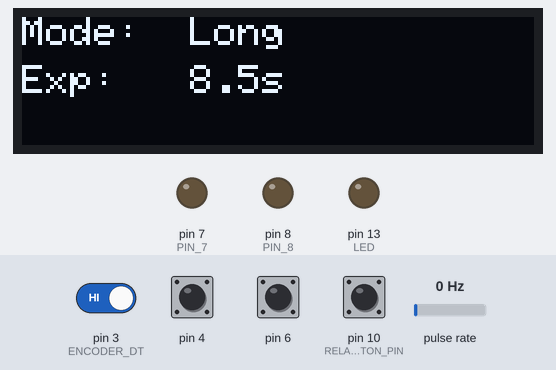
Simulated run of this sketch. Board: Arduino Uno, built with avr-gcc and run on an emulated ATmega328P. Shown: 128×32 one-colour display, output pins drawn as LEDs (lit = HIGH). Wiring (inferred from the names in the program): pulse sensor: data pin 2. Dashed ring = blinking. The inputs (shaded band) are chosen by the test bench; at power-on: pin 3 (ENCODER_DT), pin 4, pin 6, pin 10 (RELAY_LOCK_BUTTON_PIN) HIGH, pulse rate 0 Hz. EEPROM starts erased.

Above: at 1.8 s.
1.9 s: pin 6 pulled LOW for 0.15 s
At 2.29 s:
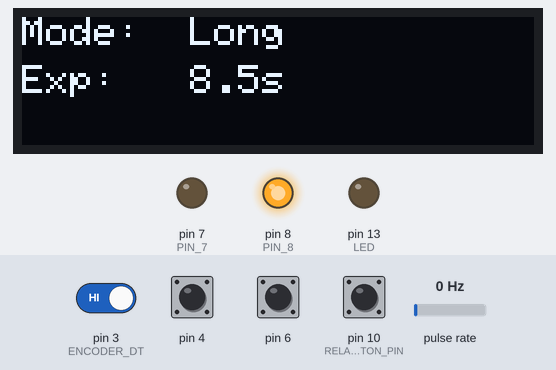
3.9 s: pulse rate (sensor on pin 2) set to 2 Hz
At 4.8 s:
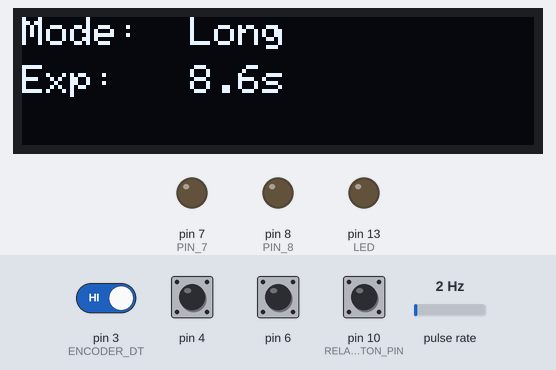
6.9 s: pin 6 pulled LOW for 1 s
At 7.14 s:
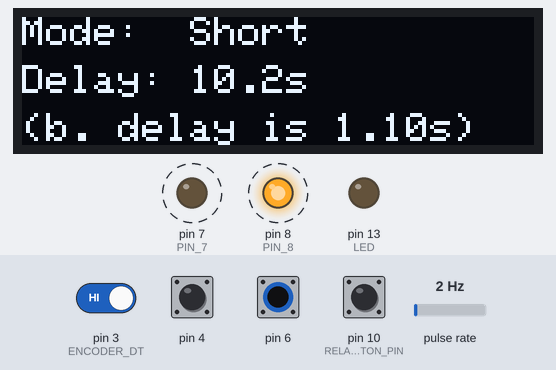
8.5 s: pin 10 (RELAY_LOCK_BUTTON_PIN) pulled LOW for 0.15 s
At 8.82 s:
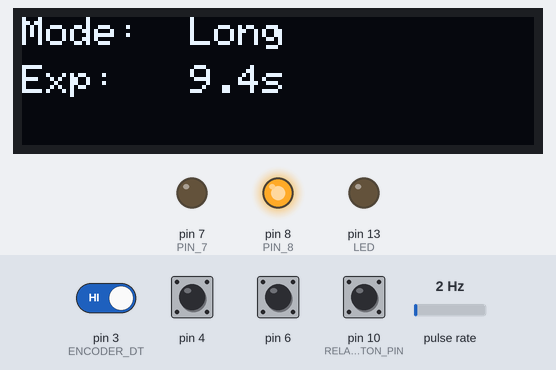
9.2 s: pin 3 (ENCODER_DT) driven LOW
At 9.8 s:
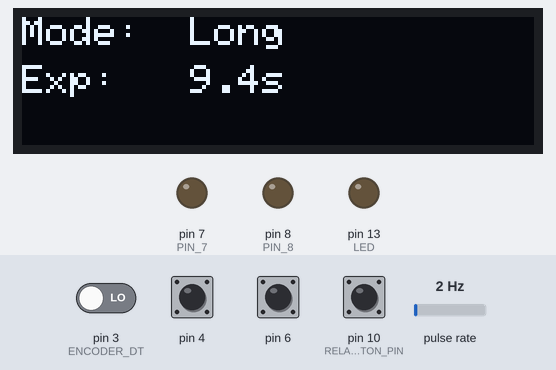
12.2 s: pin 4 pulled LOW for 0.15 s
At 13.8 s:
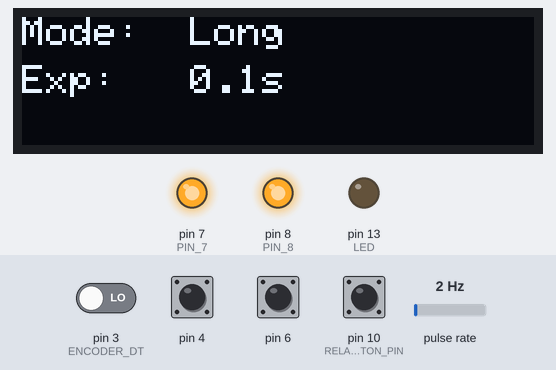
Timing chart, 0 to 14.9 s (numbered marks = the images above; inputs shaded):
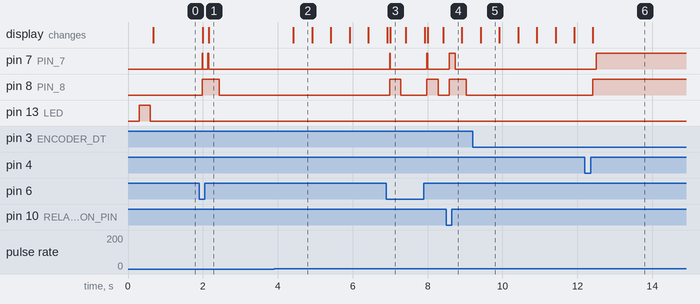

The sketch:

auto_shutter_pro_switch_eq_wl.ino
```cpp
#include <Wire.h>
#include <Adafruit_GFX.h>
#include <Adafruit_SSD1306.h>
#include <EEPROM.h>

// ================= OLED =================
#define SCREEN_WIDTH 128
#define SCREEN_HEIGHT 32
#define OLED_RESET -1
Adafruit_SSD1306 display(SCREEN_WIDTH, SCREEN_HEIGHT, &Wire, OLED_RESET);

// =============== Пины/кнопки ===============
#define ENCODER_CLK 2
#define ENCODER_DT  3
#define ENCODER_SW  4   // кнопка энкодера: без удержания шаг 0.1s, с удержанием шаг 10s

#define PIN_7 7
#define PIN_8 8
#define LED 13

#define RELAY_LOCK_BUTTON_PIN 10
#define MODE_BUTTON 6     // HIGH = Long, LOW = Short

// =============== Тайминги ===============
const unsigned long T_STAGE1_AFTER_7_LOW  = 300;  // полунажатие выдержка
const unsigned long T_STAGE2_HOLD_8_LOW   = 700;  // полное нажатие выдержка
const unsigned long T_STAGE3_AFTER_7_HIGH = 100;  // пауза после отпускания полного
// Базовая накладка на каждый кадр: 0.3 + 0.7 + 0.1 = 1.1s
const unsigned long T_BASE_DELAY = T_STAGE1_AFTER_7_LOW + T_STAGE2_HOLD_8_LOW + T_STAGE3_AFTER_7_HIGH;

const unsigned long T_SAVE_PAUSE = 5000 - T_BASE_DELAY;

const unsigned long SAVE_DELAY_MS = 10000;  // отложенная запись в EEPROM
const unsigned long DEBOUNCE_MS   = 84;     // антидребезг

// допустимые границы пользовательской задержки (без базы)
const unsigned long MIN_DELAY_MS   = 100;           // 0.1 s
const unsigned long MAX_DELAY_MS   = 60UL*60*1000;  // 60 min

// =============== Состояния ===============
enum State { IDLE, STAGE1, STAGE2, STAGE3, STAGE4, STAGE5 };
State currentStateStandard = STAGE1;
State currentStateLong     = STAGE1;

unsigned long lastMillisStandard = 0;
unsigned long lastMillisLong     = 0;

// =============== Параметр задержки (без базы) ===============
volatile unsigned long delayTime = 8500;   // мс
volatile bool encoderUpdated = false;
volatile bool buttonPressed  = false;

// =============== Антидребезг ===============
struct DebouncedButton {
  uint8_t pin;
  unsigned long debounceMs;
  int lastStable;
  int lastRead;
  unsigned long lastEdgeMs;

  DebouncedButton(uint8_t p, unsigned long d=DEBOUNCE_MS)
    : pin(p), debounceMs(d), lastStable(HIGH), lastRead(HIGH), lastEdgeMs(0) {}

  void beginPullup() {
    pinMode(pin, INPUT_PULLUP);
    int lvl = digitalRead(pin);
    lastStable = lastRead = lvl;
    lastEdgeMs = millis();
  }

  void update(unsigned long now) {
    int raw = digitalRead(pin);
    if (raw != lastRead) {
      lastRead = raw;
      lastEdgeMs = now;
    }
    if ((now - lastEdgeMs) >= debounceMs && lastStable != raw) {
      lastStable = raw;
    }
  }

  bool isLow()  const { return lastStable == LOW;  }
  bool isHigh() const { return lastStable == HIGH; }
  int  level()  const { return lastStable; }
};

DebouncedButton swBtn(ENCODER_SW);
DebouncedButton lockBtn(RELAY_LOCK_BUTTON_PIN);
DebouncedButton modeBtn(MODE_BUTTON);

// =============== EEPROM WEAR-LEVELING (простой кольцевой журнал) ===============
const int EE_ADDR  = 0;
const uint8_t EE_MAGIC = 0x5A;
const int EE_SLOTS = 128;  // используем 128 слотов (вся EEPROM Nano)

struct PersistRec {
  uint32_t value;   // delayTime (ms)
  uint16_t seq;     // счётчик записей
  uint8_t  magic;   // валидность записи
};

int ee_next_slot = 0;     // следующий слот для записи
uint16_t ee_seq  = 0;     // текущий seq

inline unsigned long clampDelay(unsigned long v) {
  if (v < MIN_DELAY_MS) return MIN_DELAY_MS;
  if (v > MAX_DELAY_MS) return MAX_DELAY_MS;
  return v;
}

void eepromLoadSimple() {
  bool found = false;
  uint16_t maxSeq = 0;
  PersistRec best = {};

  for (int i = 0; i < EE_SLOTS; ++i) {
    PersistRec r;
    int addr = EE_ADDR + i * (int)sizeof(PersistRec);
    EEPROM.get(addr, r);
    if (r.magic == EE_MAGIC && r.value >= MIN_DELAY_MS && r.value <= MAX_DELAY_MS) {
      if (!found || r.seq > maxSeq) {
        best = r;
        maxSeq = r.seq;
        ee_next_slot = (i + 1) % EE_SLOTS;  // следующий после найденного
        found = true;
      }
    }
  }

  if (found) {
    noInterrupts();
    delayTime = best.value;
    interrupts();
    ee_seq = maxSeq;
  } else {
    // первая инициализация
    PersistRec w;
    noInterrupts();
    w.value = clampDelay(delayTime);
    interrupts();
    w.seq   = 1;
    w.magic = EE_MAGIC;
    EEPROM.put(EE_ADDR, w);
    noInterrupts();
    delayTime = w.value;
    interrupts();
    ee_seq = 1;
    ee_next_slot = 1 % EE_SLOTS;
  }
}


bool eepromDirty = false;
unsigned long lastDelayEditMs = 0;

void eepromSaveIfNeeded(unsigned long now, unsigned long localDelay) {
  if (eepromDirty && (now - lastDelayEditMs) >= SAVE_DELAY_MS) {
    PersistRec w;
    w.value = clampDelay(localDelay);
    w.seq   = ee_seq + 1;
    w.magic = EE_MAGIC;

    int addr = EE_ADDR + ee_next_slot * (int)sizeof(PersistRec);
    EEPROM.put(addr, w);

    ee_seq = w.seq;
    ee_next_slot = (ee_next_slot + 1) % EE_SLOTS;
    eepromDirty = false;
  }
}


// ================= OLED =================
// Short: показываем total = delay + T_BASE_DELAY
// Long:  показываем только raw delay (без базы)
void updateDisplay(bool shortMode) {
  noInterrupts();
  unsigned long localDelay = delayTime;
  interrupts();

  localDelay = clampDelay(localDelay);

  // что показываем на экране
  const unsigned long shownMs = shortMode
                                ? (localDelay + T_BASE_DELAY)  // Short → total
                                : (localDelay);                // Long  → raw

  display.clearDisplay();
  display.setCursor(0, 0);

  if (shortMode) {
    display.print(F("Mode:  Short"));
    display.setCursor(0, 12);
    display.print(F("Delay: "));
  } else {
    display.print(F("Mode:  Long"));
    display.setCursor(0, 12);
    display.print(F("Exp:   "));
  }

  float seconds = shownMs / 1000.0f;
  display.print(seconds, 1);   // одна цифра после запятой
  display.print(F("s"));

  display.setCursor(0, 24);
  if (shortMode) {
    display.print(F("(b. delay is "));
    display.print(T_BASE_DELAY / 1000.0f);
    display.print(F("s)"));
  }

  display.display();
}

// =============== ENCODER ISR ===============
void handleEncoder() {
  // шаг выбираем по состоянию кнопки (стабильное состояние обновляется в loop)
  const unsigned long step = buttonPressed ? 10000UL : 100UL; // 10s или 0.1s

  unsigned long v = delayTime;
  if (digitalRead(ENCODER_DT) == LOW) {
    if (v >= step) v -= step; else v = MIN_DELAY_MS;
  } else {
    v += step;
  }
  v = clampDelay(v);
  delayTime = v;
  encoderUpdated = true;
}

// =============== SETUP ===============
void setup() {
  pinMode(PIN_7, OUTPUT);
  pinMode(PIN_8, OUTPUT);
  digitalWrite(PIN_7, LOW);
  digitalWrite(PIN_8, LOW);

  pinMode(LED, OUTPUT);
  digitalWrite(LED, LOW);
  delay(300);
  digitalWrite(LED, HIGH);
  delay(300);
  digitalWrite(LED, LOW);

  swBtn.beginPullup();
  lockBtn.beginPullup();
  modeBtn.beginPullup();

  pinMode(ENCODER_CLK, INPUT_PULLUP);
  pinMode(ENCODER_DT,  INPUT_PULLUP);
  attachInterrupt(digitalPinToInterrupt(ENCODER_CLK), handleEncoder, FALLING);

  if (!display.begin(SSD1306_SWITCHCAPVCC, 0x3C)) {
    while (true);
  }
  display.setRotation(0);
  display.setTextSize(1);
  display.setTextColor(SSD1306_WHITE);

  eepromLoadSimple();

  unsigned long now = millis();
  lastMillisStandard = now;
  lastMillisLong     = now;

  // LOW = Short → передаём флаг shortMode
  updateDisplay(modeBtn.level() == LOW);
}

// =============== LOOP ===============
void loop() {
  unsigned long now = millis();

  swBtn.update(now);
  lockBtn.update(now);
  modeBtn.update(now);

  // обновляем «стабильное» состояние кнопки энкодера для ISR
  buttonPressed = swBtn.isLow();

  noInterrupts();
  unsigned long localDelay = delayTime;
  bool localEncUpd = encoderUpdated;
  encoderUpdated = false;
  interrupts();

  if (localEncUpd) {
    eepromDirty = true;
    lastDelayEditMs = now;
  }

  bool relayLockActive = lockBtn.isLow();
  // HIGH = Long, LOW = Short
  bool isShortMode = (modeBtn.level() == LOW);

  // безопасный сброс при смене режима
  static bool lastIsShortMode = isShortMode;
  if (isShortMode != lastIsShortMode) {
    digitalWrite(PIN_7, HIGH);
    digitalWrite(PIN_8, HIGH);
    currentStateStandard = STAGE1;
    currentStateLong     = STAGE1;
    lastMillisStandard = now;
    lastMillisLong     = now;
    updateDisplay(isShortMode);
    lastIsShortMode = isShortMode;
  }

  if (!relayLockActive) {
    if (!isShortMode) {
      // -------- LONG: нажатие (без отжатия) → WAIT → отжатие → пауза --------
      switch (currentStateLong) {
        case STAGE1: // полунажатие: 7 LOW
          digitalWrite(PIN_7, LOW);
          if (now - lastMillisLong >= T_STAGE1_AFTER_7_LOW) {
            lastMillisLong = now;
            currentStateLong = STAGE2;
          }
          break;

        case STAGE2: // полное нажатие: 8 LOW (и держим)
          digitalWrite(PIN_8, LOW);
          if (now - lastMillisLong >= T_STAGE2_HOLD_8_LOW) {
            lastMillisLong = now;
            currentStateLong = STAGE3; // экспозиция (удержание обоих)
          }
          break;

        case STAGE3: // удержание экспозиции (7 LOW + 8 LOW)
          if (now - lastMillisLong >= localDelay) {
            lastMillisLong = now;
            currentStateLong = STAGE4; // начинаем «двухступенчатое» отжатие
          }
          break;

        case STAGE4: // отпустить полное: 8 HIGH
          digitalWrite(PIN_8, HIGH);
          if (now - lastMillisLong >= T_STAGE3_AFTER_7_HIGH) {
            lastMillisLong = now;
            currentStateLong = STAGE5;
          }
          break;

        case STAGE5: // отпустить полунажатие: 7 HIGH → пауза
          digitalWrite(PIN_7, HIGH);
          lastMillisLong = now;
          currentStateLong = IDLE;
          break;

        case IDLE:   // пауза сохранения
          if (now - lastMillisLong >= T_SAVE_PAUSE) {
            currentStateLong = STAGE1;
            lastMillisLong = now;
          }
          break;
      }
    } else {
      // ---------- SHORT ----------
      switch (currentStateStandard) {
        case STAGE1: // 7 LOW
          digitalWrite(PIN_7, LOW);
          if (now - lastMillisStandard >= T_STAGE1_AFTER_7_LOW) {
            digitalWrite(PIN_8, LOW);
            lastMillisStandard = now;
            currentStateStandard = STAGE2;
          }
          break;

        case STAGE2: // 8 HIGH (отпустить полное)
          if (now - lastMillisStandard >= T_STAGE2_HOLD_8_LOW) {
            digitalWrite(PIN_8, HIGH);
            lastMillisStandard = now;
            currentStateStandard = STAGE3;
          }
          break;

        case STAGE3: // 7 HIGH (отпустить полунажатие)
          if (now - lastMillisStandard >= T_STAGE3_AFTER_7_HIGH) {
            digitalWrite(PIN_7, HIGH);
            lastMillisStandard = now;
            currentStateStandard = IDLE;
          }
          break;

        case IDLE:   // ожидание периода
          if (now - lastMillisStandard >= localDelay) {
            currentStateStandard = STAGE1;
            lastMillisStandard = now;
          }
          break;
      }
    }
  } else {
    // Блокировка: всё отпустить и обнулить автоматы
    digitalWrite(PIN_7, HIGH);
    digitalWrite(PIN_8, HIGH);
    currentStateStandard = STAGE1;
    currentStateLong     = STAGE1;
    lastMillisStandard = now;
    lastMillisLong     = now;
  }

  // Обновление OLED при изменении задержки
  if (localEncUpd) {
    updateDisplay(isShortMode);
  }

  eepromSaveIfNeeded(now, localDelay);
}
```

Measured:
- the behaviour switches between 0 and 1 Hz on pulse rate (sensor on pin 2) (found by bisection; images 1 and 2)
- after the input at 1.9 s, pin 7 (PIN_7): alternates HIGH for 0.02 s and LOW for 0.13 s, 4 changes in all, then stays LOW, starting after 0.08 s; pin 8 (PIN_8): LOW → HIGH after 0.08 s, → LOW 0.45 s later; the display: first changes after 0.10 s (image 1 shows a later state)
- after the input at 3.9 s, the display: changes after 0.52 s (image 2)
- after the input at 6.9 s, pin 7 (PIN_7): alternates HIGH for 0.02 s and LOW for 0.98 s, starting after 0.08 s; pin 8 (PIN_8): alternates HIGH for 0.30 s and LOW for 0.70 s, starting after 0.08 s; the display: first differs from a run without the input after 0.10 s (image 3)
- after the input at 8.5 s, pin 7 (PIN_7): LOW → HIGH after 0.08 s, → LOW 0.15 s later; pin 8 (PIN_8): LOW → HIGH after 0.08 s, → LOW 0.45 s later
- after the input at 12.2 s, pin 7 (PIN_7): LOW → HIGH after 0.30 s; pin 8 (PIN_8): LOW → HIGH after 0.22 s
- what the display in image 2 shows lasts 0.5 s, from 4.4 s to 4.9 s
